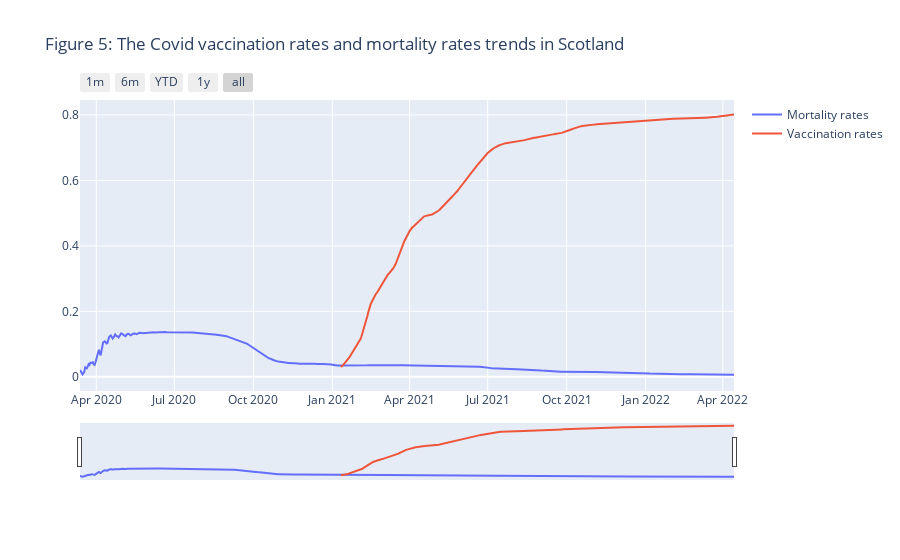

The notebook cell this image was saved under:
### Code cell
# Create figure 5
fig = go.Figure()
fig.add_trace(
    go.Scatter(x=list(plot7.Date), y=list(plot7.Fatality_Rate),name="Mortality rates"))
fig.add_trace(
    go.Scatter(x=list(plot7.Date), y=list(plot7.dose_Percent),name="Vaccination rates"))
    
fig.update_layout(
    title_text="Figure 5: The Covid vaccination rates and mortality rates trends in Scotland"
)
slide_controls()
fig.show()

### Figure 1 — Plotly figure (JSON) as saved in the notebook; plotly's stock layout.template omitted (floating-point values rounded to 4 significant figures; data arrays with more than 128 entries replaced by an {"elided": "..."} marker saying what was removed)
{"data": [{"name": "Mortality rates", "type": "scatter", "x": {"elided": "763 str values"}, "y": {"elided": "763 float values"}}, {"name": "Vaccination rates", "type": "scatter", "x": {"elided": "763 str values"}, "y": {"elided": "763 float values"}}], "layout": {"title": {"text": "Figure 5: The Covid vaccination rates and mortality rates trends in Scotland"}, "xaxis": {"rangeselector": {"buttons": [{"count": 1, "label": "1m", "step": "month", "stepmode": "backward"}, {"count": 6, "label": "6m", "step": "month", "stepmode": "backward"}, {"count": 1, "label": "YTD", "step": "year", "stepmode": "todate"}, {"count": 1, "label": "1y", "step": "year", "stepmode": "backward"}, {"step": "all"}]}, "rangeslider": {"visible": true}, "type": "date"}}}
